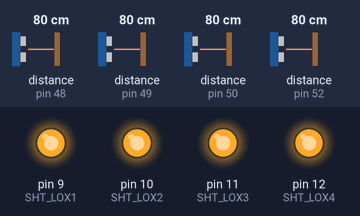
A sketch run on a simulated Arduino Uno, built with avr-gcc and run on an emulated ATmega328P. Parts: output pins drawn as LEDs (lit = HIGH). The test bench sets the inputs (shaded band); at power-on: distance to the obstacle (sensors on pin 48, pin 49, pin 50, pin 52) 80 cm. What the sketch prints to the serial monitor is not drawn.

Above: at 0.1 s.
Timing chart, 0 to 1.6 s (numbered marks = the images above):
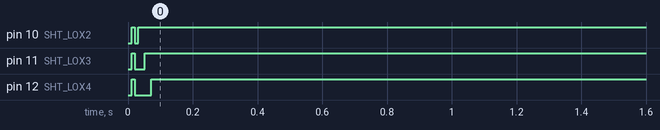

The sketch:

epm.ino.ino
```cpp
#include "Adafruit_VL53L0X.h"

// address we will assign if sensor is present
#define LOX1_ADDRESS 0x30
#define LOX2_ADDRESS 0x31
#define LOX3_ADDRESS 0x32
#define LOX4_ADDRESS 0x34

// set the pins to shutdown
#define SHT_LOX1 9
#define SHT_LOX2 10
#define SHT_LOX3 11
#define SHT_LOX4 12

// objects for the vl53l0x
Adafruit_VL53L0X lox1 = Adafruit_VL53L0X();
Adafruit_VL53L0X lox2 = Adafruit_VL53L0X();
Adafruit_VL53L0X lox3 = Adafruit_VL53L0X();
Adafruit_VL53L0X lox4 = Adafruit_VL53L0X();

// this holds the measurement
VL53L0X_RangingMeasurementData_t measure1;
VL53L0X_RangingMeasurementData_t measure2;
VL53L0X_RangingMeasurementData_t measure3;
VL53L0X_RangingMeasurementData_t measure4;

//right, left, bottom, top
double prev[] = {0,0,0,0};
double curr[] = {0,0,0,0};

bool frozen = false;

// each sensor is 30cm away from the one across it
double mouseLength = 8;
double mousewidth = 1;

double xPosition;
double yPosition;
double prevX;
double prevY;

double lastTime;
double timeFrozen = 0;
bool updateTime = false;
double lastTimeOpenArms;
double timeFrozenOpenArms = 0;
bool updateTimeOpenArms = false;

/*
    Reset all sensors by setting all of their XSHUT pins low for delay(10), then set all XSHUT high to bring out of reset
    Keep sensor #1 awake by keeping XSHUT pin high
    Put all other sensors into shutdown by pulling XSHUT pins low
    Initialize sensor #1 with lox.begin(new_i2c_address) Pick any number but 0x29 and it must be under 0x7F. Going with 0x30 to 0x3F is probably OK.
    Keep sensor #1 awake, and now bring sensor #2 out of reset by setting its XSHUT pin high.
    Initialize sensor #2 with lox.begin(new_i2c_address) Pick any number but 0x29 and whatever you set the first sensor to
 */

void setup() {
  Serial.begin(115200);

  // set all shutdown pins as outputs
  pinMode(SHT_LOX1, OUTPUT);
  pinMode(SHT_LOX2, OUTPUT);
  pinMode(SHT_LOX3, OUTPUT);
  pinMode(SHT_LOX4, OUTPUT);

  Serial.println(F("Shutdown pins inited..."));

  // all reset
  digitalWrite(SHT_LOX1, LOW);
  digitalWrite(SHT_LOX2, LOW);
  digitalWrite(SHT_LOX3, LOW);
  digitalWrite(SHT_LOX4, LOW);

  Serial.println(F("All in reset mode...(pins are low)"));

  Serial.println(F("Starting..."));


  delay(10);
  // all unreset
  digitalWrite(SHT_LOX1, HIGH);
  digitalWrite(SHT_LOX2, HIGH);
  digitalWrite(SHT_LOX3, HIGH);
  digitalWrite(SHT_LOX4, HIGH);
  delay(10);

  // activating LOX1 and resetting others
  digitalWrite(SHT_LOX1, HIGH);
  digitalWrite(SHT_LOX2, LOW);
  digitalWrite(SHT_LOX3, LOW);
  digitalWrite(SHT_LOX4, LOW);

  // initing LOX1
  if(!lox1.begin(LOX1_ADDRESS)) {
    Serial.println(F("Failed to boot first VL53L0X"));
    while(1);
  }
  delay(10);

  // activating LOX2
  digitalWrite(SHT_LOX2, HIGH);
  delay(10);

  //initing LOX2
  if(!lox2.begin(LOX2_ADDRESS)) {
    Serial.println(F("Failed to boot second VL53L0X"));
    while(1);
  }
  delay(10);

  // activating LOX3
  digitalWrite(SHT_LOX3, HIGH);
  delay(10);

  //initing LOX3
  if(!lox3.begin(LOX3_ADDRESS)) {
    Serial.println(F("Failed to boot third VL53L0X"));
    while(1);
  }
  delay(10);

  // activating LOX4
  digitalWrite(SHT_LOX4, HIGH);
  delay(10);

  //initing LOX4
  if(!lox4.begin(LOX4_ADDRESS)) {
    Serial.println(F("Failed to boot third VL53L0X"));
    while(1);
  }

  lox1.configSensor(Adafruit_VL53L0X::VL53L0X_SENSE_DEFAULT);
  lox2.configSensor(Adafruit_VL53L0X::VL53L0X_SENSE_DEFAULT);
  lox3.configSensor(Adafruit_VL53L0X::VL53L0X_SENSE_DEFAULT);
  lox4.configSensor(Adafruit_VL53L0X::VL53L0X_SENSE_DEFAULT);
  /* Set desired configurations from the options below:
   *    VL53L0X_SENSE_DEFAULT
        VL53L0X_SENSE_LONG_RANGE
        VL53L0X_SENSE_HIGH_SPEED
        VL53L0X_SENSE_HIGH_ACCURACY
   */
}

void loop() {
  if (frozen) {
    // started freezing
    if (updateTime){
      lastTime = millis();
      lastTimeOpenArms = millis();
      updateTime = false;
    }
    Serial.println("FROZEN");
  }
  else {
    Serial.println("NOT FROZEN");
    // update time if haven't already
    if (!updateTime){
      timeFrozen += (millis() - lastTime);
      if (yPosition < 0 || yPosition > 35){
        timeFrozenOpenArms += (millis() - lastTimeOpenArms);
      }
      updateTime = true;
    }
  }
  // Serial.println("right, left, bottom, top");
  // for (int i=0; i<4; i++){
  //   Serial.print(prev[i]);
  //   Serial.print(" ");
  // }
  // Serial.println();
  // for (int i=0; i<4; i++){
  //   Serial.print(curr[i]);
  //   Serial.print(" ");
  // }
  Serial.println();
  Serial.print("Total time (ms): ");
  Serial.print(millis());
  Serial.println();
  Serial.print("Total time frozen (ms): ");
  Serial.print(timeFrozen);
  Serial.println();
  Serial.print("Total time frozen in open arms (ms): ");
  Serial.print(timeFrozenOpenArms);
  Serial.println();
  double measure1Mm = measure1.RangeMilliMeter;
  double measure2Mm = measure2.RangeMilliMeter;
  double measure3Mm = measure3.RangeMilliMeter;
  double measure4Mm = measure4.RangeMilliMeter;

  // adjusted mm values
  double measure1CmAdjusted = measure1Mm / 10;
  double measure2CmAdjusted = measure2Mm / 10;
  double measure3CmAdjusted = measure3Mm / 10;
  double measure4CmAdjusted = measure4Mm / 10;

  // first iteration, set current measurements
  if (curr[0] == 0){
    curr[0] = measure1CmAdjusted;
    curr[1] = measure2CmAdjusted;
    curr[2] = measure3CmAdjusted;
    curr[3] = measure4CmAdjusted;

  // second iteration, set those last current to previous and update current
  // same for every future iteration
  } else {
    // prev = curr;
    for (int i=0; i<4; i++){
      prev[i] = curr[i];
    }
    // curr = new
    curr[0] = measure1CmAdjusted;
    curr[1] = measure2CmAdjusted;
    curr[2] = measure3CmAdjusted;
    curr[3] = measure4CmAdjusted;
  }

  // read_dual_sensors();
  lox1.rangingTest(&measure1, false); // pass in 'true' to get debug data printout!
  lox2.rangingTest(&measure2, false); // pass in 'true' to get debug data printout!
  lox3.rangingTest(&measure3, false); // pass in 'true' to get debug data printout!
  lox4.rangingTest(&measure4, false); // pass in 'true' to get debug data printout!

  prevX = xPosition;
  prevY = yPosition;

  // originally tried calibrating and getting an absolute positiom
  // left - (30 - left - right)
  // double diff = 30 - curr[0] - curr[1];
  // xPosition = curr[1] + diff;
  // right
  // diff = 30 - curr[2] - curr[3];
  // yPosition = curr[2] + diff;

  // x = left, y = bottom worked better
  xPosition = curr[1];
  yPosition = curr[2];

  // calculating freezing
  // double threshold = 0.2;
  // default
  double threshold = 0.4;

  double deltaLeft = abs(prev[0] - curr[0]);
  double deltaRight = abs(prev[1] - curr[1]);
  double minX = min(deltaLeft, deltaRight);
  double maxX = max(deltaLeft, deltaRight);
  double deltaBottom = abs(prev[2] - curr[2]);
  double deltaTop = abs(prev[3] - curr[3]);
  double minY = min(deltaBottom, deltaTop);
  double maxY = max(deltaBottom, deltaTop);

  //   left and right example:
  //      Δleft and Δright both >= threshold
  //      Δmax <= Δmin * 1.5 (should have pretty similar changes in one axis)
  if (deltaLeft >= threshold && deltaRight >= threshold && xPosition > 0
  && maxX <= minX * 1.5) {
    frozen = false;
  } else if (deltaBottom >= threshold && deltaTop >= threshold && yPosition > 0
  && maxY <= minY * 1.5) {
    frozen = false;
  } else {
    frozen = true;
  }

  // coordinate printing
  Serial.println("XPOSITION + YPOSITION ");
  Serial.print(xPosition);
  Serial.print(" ");
  Serial.print(yPosition);
  Serial.println();


  // extra printing for testing

  // Serial.println("right, left, bottom, top");
  // // print sensor one reading
  // // Serial.print(F("1: "));
  // if(measure1.RangeStatus != 4) {     // if not out of range
  //   Serial.print(measure1CmAdjusted);
  // } else {
  //   Serial.print(F("Out of range"));
  // }

  // Serial.print(F(", "));

  // // print sensor two reading
  // // Serial.print(F("2: "));
  // if(measure2.RangeStatus != 4) {
  //   Serial.print(measure2CmAdjusted);
  // } else {
  //   Serial.print(F("Out of range"));
  // }

  // Serial.print(F(", "));

  // // print sensor three reading
  // // Serial.print(F("3: "));
  // if(measure3.RangeStatus != 4) {
  //   Serial.print(measure3CmAdjusted);
  // } else {
  //   Serial.print(F("Out of range"));
  // }

  // Serial.print(F(", "));

  // // print sensor four reading
  // // Serial.print(F("4: "));
  // if(measure4.RangeStatus != 4) {
  //   Serial.print(measure4CmAdjusted);
  // } else {
  //   Serial.print(F("Out of range"));
  // }
  // Serial.println();

  // for (int i=0; i<4; i++){
  //   Serial.print(prev[i]);
  //   Serial.print(" ");
  // }
  // Serial.println();
  // for (int i=0; i<4; i++){
  //   Serial.print(curr[i]);
  //   Serial.print(" ");
  // }
  // Serial.println();
}
```
